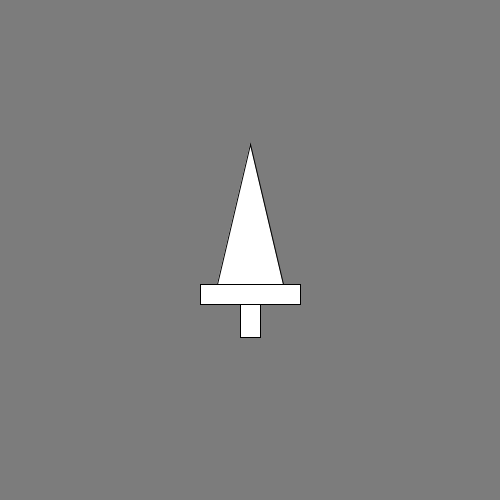
Frame 1 (no input)
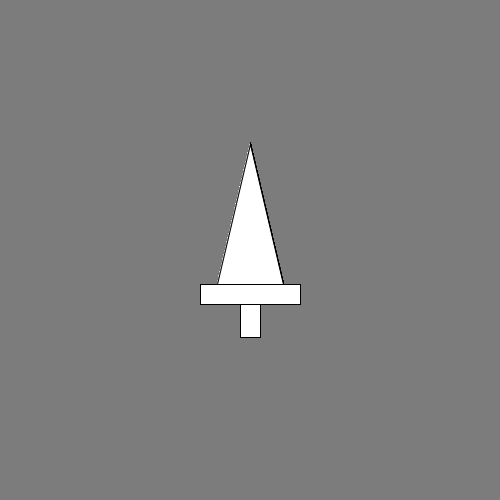
Frame 60 (the mouse pressed at the canvas centre just before this capture)
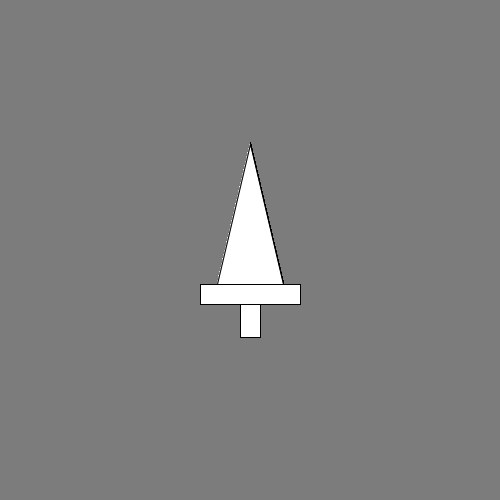
Frame 120 (the mouse held since frame 60 and released just before this capture)

The Processing sketch that drew these frames (run headless with seeded random() and noise(); from frame 60 on, the mouse is pressed at the canvas centre):

// Processing sketch: processing_164471
// ── processing_164471.pde

void setup() {
  size(500, 500);
  background(124); 
  smooth();
}

void draw() {
  drawSword(width/2, height/2, 200); //center position
}



void drawSword(int x, int y, int size) {
  y = y - size/3; //this is used to corent the center position on the Y axis.
  swordHilt(x, y, size); //draws the hilt
  swordBlade(x, y, size); //draws the blade
}


void swordBlade(int x, int y, int size) {
  triangle( x, y-size/5, x-size/6, y+size/2, x+size/6, y+size/2); //using a triangle function to do the blade
}

void swordHilt(int x, int y, int size) {
  rectMode(CENTER); //make the drawing of the handle easier.
  rect(x, y+size/2+size/10, size/10, size/3); //the handle
  rectMode(CORNER); 
  rect(x-size/4, y+size/2, size/2, size/10); //the guard (?)
}
